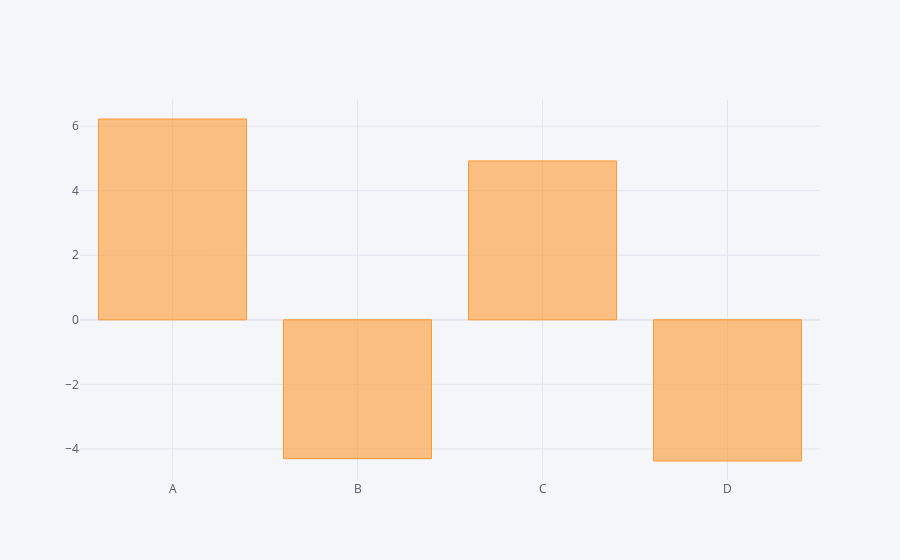

The notebook cell saved with this chart:
### Code cell
df.sum().iplot(kind='bar')

### Figure 1 — Plotly figure (JSON) as saved in the notebook; plotly's stock layout.template omitted (floating-point values rounded to 4 significant figures)
{"data": [{"marker": {"color": "rgba(255, 153, 51, 0.6)", "line": {"color": "rgba(255, 153, 51, 1.0)", "width": 1}}, "name": "None", "orientation": "v", "text": "", "type": "bar", "x": ["A", "B", "C", "D"], "y": [6.223, -4.302, 4.924, -4.375]}], "layout": {"legend": {"bgcolor": "#F5F6F9", "font": {"color": "#4D5663"}}, "paper_bgcolor": "#F5F6F9", "plot_bgcolor": "#F5F6F9", "title": {"font": {"color": "#4D5663"}}, "xaxis": {"gridcolor": "#E1E5ED", "showgrid": true, "tickfont": {"color": "#4D5663"}, "title": {"font": {"color": "#4D5663"}, "text": ""}, "zerolinecolor": "#E1E5ED"}, "yaxis": {"gridcolor": "#E1E5ED", "showgrid": true, "tickfont": {"color": "#4D5663"}, "title": {"font": {"color": "#4D5663"}, "text": ""}, "zerolinecolor": "#E1E5ED"}}}
